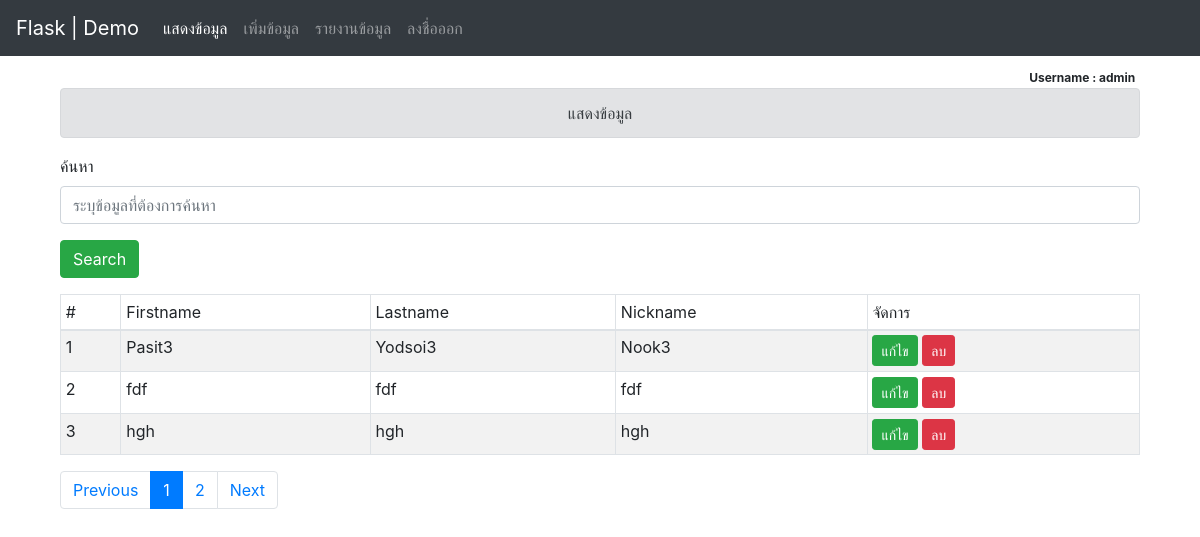
The page /showdata/1 (signed in) on the database its author committed.
### app.py (models this page shows)
class users(db.Model):
   __tablename__ = 'users'
   id = db.Column(db.Integer, primary_key = True)
   username = db.Column(db.String(50))
   password = db.Column(db.String(20))
   fname = db.Column(db.String(20))
   lname = db.Column(db.String(20))
   nickname = db.Column(db.String(20))

### app.py (the view)
@app.route('/showdata/<int:page_num>', methods=['GET'])
def showdata(page_num):
    filter = request.args.get('filter')
    if session.get("username") == None:
        return redirect(url_for("index"))
    else:
        if filter:
            result = users.query.filter(users.fname.like('%%'+filter+'%%')).paginate(per_page=3, page=page_num, error_out=False)
        else:
            result = users.query.paginate(per_page=3, page=page_num, error_out=False)
        return render_template("showdata.html", data=result, session=session['username'], pagelength=page_num)

### templates/showdata.html (shortened to what this page needs)
{% extends "base.html" %}
{%block content%}
<div align="right">
    <span class="badge badge-default">Username : {{session}}</span>
</div>
<div class="alert alert-secondary" role="alert" align="center">
    แสดงข้อมูล
</div>
<form action="/showdata/1" method="get">
    <label for="">ค้นหา</label>
    <input type="text" name="filter" class="form-control" placeholder="ระบุข้อมูลที่ต้องการค้นหา">
    <input type="submit" value="Search" class="btn btn-success">
</form>
<table class="table table-striped table-bordered table-sm" id="showData">
    <thead>
        <tr>
            <td>#</td>
            <td>Firstname</td>
            <td>Lastname</td>
            <td>Nickname</td>
            <td>จัดการ</td>
        </tr>
    </thead>
    {% for row in data.items %}
        <tr>
            <td>{{ loop.index }}</td>
            <td>{{row.fname}}</td>
            <td>{{row.lname}}</td>
            <td>{{row.nickname}}</td>
            <td>
                <a href="/edit/{{row.id}}" class="btn btn-success btn-sm">แก้ไข</a>
                <a href="/delete/{{row.id}}" class="btn btn-danger btn-sm" onclick="return confirm('Are you delete?')">ลบ</a>
            </td>
        </tr>
    {% endfor %}
</table>
<nav aria-label="Page navigation example">
    <ul class="pagination">
        <li class="page-item"><a class="page-link" href="{{url_for('showdata', page_num=data.has_prev)}}">Previous</a></li>
        {% for page in data.iter_pages() %}
            {% if page %}
            <li class="page-item {% if pagelength == page %} active {% endif %}">
                <a href="{{url_for('showdata', page_num=page)}}" class="page-link">{{page}}</a>
            </li>
            {% endif %}
        {% endfor %}
      <li class="page-item"><a class="page-link" href="{{url_for('showdata', page_num=data.last)}}">Next</a></li>
    </ul>
  </nav>
{% endblock %}

### rows shown on the page
users: fname "Pasit3", lname "Yodsoi3", nickname "Nook3"
users: fname "fdf", lname "fdf", nickname "fdf"
users: fname "hgh", lname "hgh", nickname "hgh"

### other values the page prints
{{ session }} "admin"
{{ page }} "1" "2"
